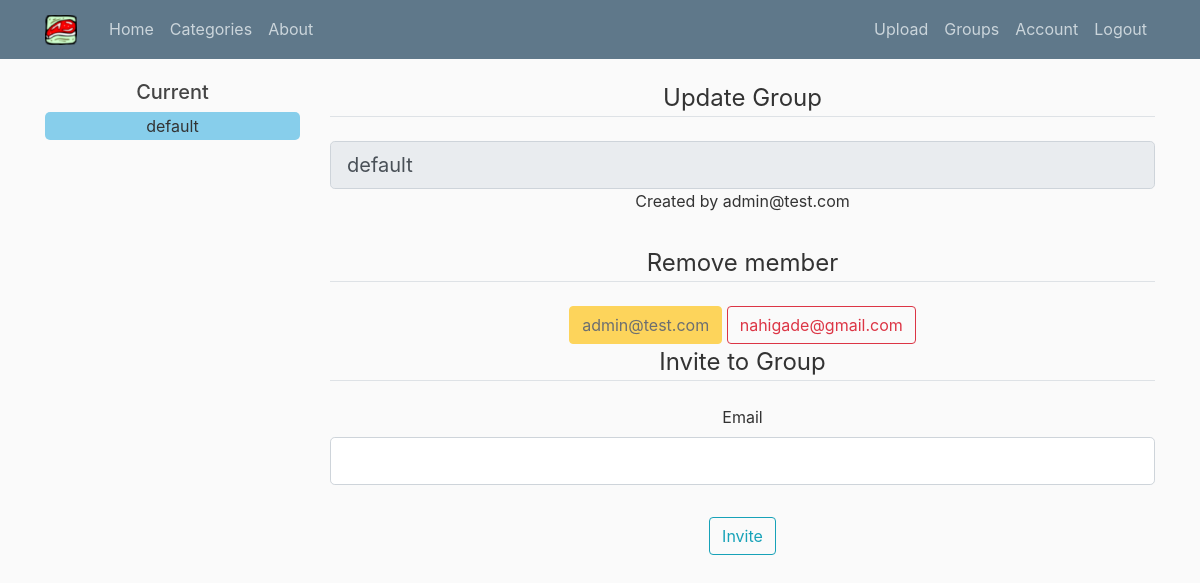
The app's page /groups/1 (signed in), older data.
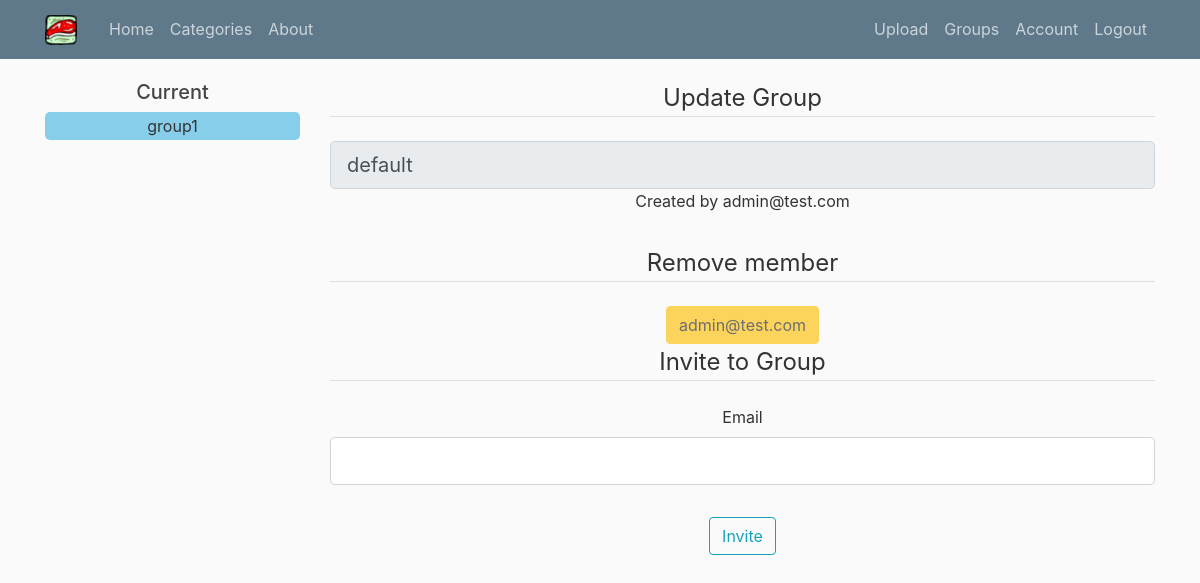
The same page, newer data.
### recipe_scheduler/models.py (models this page shows, shortened)
class Group(db.Model):
    __table_name__ = 'group'
    id = db.Column(db.Integer, primary_key=True)
    group_name = db.Column(db.String(50), unique=False)
    events = db.relationship('Event', backref='event_group', lazy=True)
    categories = db.relationship(
        'Category', backref='category_group', lazy=True)
    created_by = db.Column(db.Integer, db.ForeignKey('user.id'))
    def to_dict(self):
        return {
            'id': self.id,
            'group_name': self.group_name,
            'events': self.events,
            'categories': self.categories,
            'created_by': self.created_by
        }

class User(db.Model, UserMixin):
    __table_name__ = 'user'
    id = db.Column(db.Integer, primary_key=True)
    email = db.Column(db.String(120), unique=True, nullable=False)
    password = db.Column(db.String(60), nullable=False)
    user_groups = db.relationship('Group', secondary='user_groups',
                                  backref=db.backref('users', lazy='dynamic'))
    roles = db.relationship('Role', secondary='users_roles',
                                  backref=db.backref('users', lazy='dynamic'))
    current_group = db.Column(db.Integer)
    groups = db.relationship('Group', backref='groups', lazy=True)
    def to_dict(self):
        return {
            'id': self.id,
            'email': self.email,
            'user_groups': [Group.to_dict(c) for c in self.user_groups]
        }
    def get_current_group(self):
        return self.current_group

### recipe_scheduler/users/routes.py (the view, shortened to what this page needs)
@users.route('/groups/<int:group_id>', methods=['GET', 'POST'])
@login_required
def update_groups(group_id):
    select_group = current_user.get_current_group()
    user_list = current_user.user_groups
    group = Group.query.filter_by(id=group_id).first()
    form = GroupForm()
    invite_form = RequestInviteForm()
    form.group_name.data = group.group_name
    created_by = User.query.filter_by(id=group.created_by).first()
    members = [r.to_dict() for r in group.users.all()]
    return render_template('update_groups.html', title='Update Group',
                           form=form, group=group,
                           user_list=user_list, select_group=int(select_group),
                           invite_form=invite_form, created_by=created_by,
                           members=members)

### recipe_scheduler/users/forms.py (shortened to what this page needs)
class GroupForm(FlaskForm):
    group_name = StringField(
        'Group',
        validators=[DataRequired()]
    )
    submit = SubmitField('Update')

class RequestInviteForm(FlaskForm):
    email = StringField('Email', validators=[DataRequired(), Email()])
    submit = SubmitField('Invite')

### recipe_scheduler/models.py (called while the page is built)
@login_manager.user_loader
def loader_user(user_id):
    return User.query.get(int(user_id))

### recipe_scheduler/templates/update_groups.html (shortened to what this page needs)
{% extends "layout.html" %}
{% block content %}
<div class="content-section">
    <form method="POST" action="">
        <fieldset class="form-group">
            <legend class="border-bottom mb-4">{{ title }}</legend>
            <div class="form-group">
                {% if not form and form.group_name.errors %}
                {{ form.group_name(class="form-control form-control-lg is-invalid") }}
                <div class="invalid-feedback">
                    {% for error in form.group_name.errors %}
                    <span>{{ error }}</span>
                    {% endfor %}
                </div>
                {% else %}
                    {% if group.created_by == current_user.id and form.group_name.data != "default" %}
                        {{ form.group_name(class="form-control form-control-lg")  }}
                    {% else %}
                        {{ form.group_name(class="form-control form-control-lg", disabled=True)  }}
                        Created by {{ created_by.email }}
                    {% endif %}
                {% endif %}
            </div>
        </fieldset>
    </form>
    <legend class="border-bottom mb-4">Remove member</legend>
    {% for member in members %}
    {% if member.id != current_user.id %}
        <button type="button" class="btn btn-outline-danger" data-toggle="modal" data-target="#deletegroupModal-{{member.id}}">{{member.email}}</button>
    {% else %}
    <button type="button" class="btn btn-warning" data-toggle="modal" disabled>{{member.email}}</button>
    {% endif %}
    {% endfor %}
    {% if group.created_by == current_user.id%}
   <form method="POST" action="">
        <fieldset class="form-group">
            <legend class="border-bottom mb-4">Invite to Group</legend>
            <div class="form-group">
                {{ invite_form.email.label(class="form-control-label") }}
                {% if invite_form.email.errors %}
                {{ invite_form.email(class="form-control form-control-lg is-invalid") }}
                <div class="invalid-feedback">
                    {% for error in invite_form.email.errors %}
                    <span>{{ error }}</span>
                    {% endfor %}
                </div>
                {% else %}
                {{ invite_form.email(class="form-control form-control-lg") }}
                {% endif %}
            </div>
        </fieldset>
        <div class="form-group">
            {{ invite_form.submit(class="btn btn-outline-info") }}
        </div>
    </form>
    {% endif %}
</div>
{% endblock content %}

### recipe_scheduler/templates/sub_menu.html (shortened to what this page needs)
{% if current_user.is_authenticated %}
    {% if group_title %}
<form name="myForm" action="{{ url_for('main.home') }}" method="post" id="submit-form-group">
    <h5>{{group_title}}</h5>
    <div id="submenu-group" class="">
        {% for i in user_list%}
        <input type="radio"
               {% if i.id == select_group %}
               checked="checked"
               {% endif %}
               name="group_options" id="option-{{i.id}}" value="{{i.id}}" class="radiobutton" />
        <label for="option-{{i.id}}" class="radio-label">
        {% if i.created_by == current_user.id %}
            {{i.group_name}}
        {% else %}
            {{i.group_name}}(shared)
        {% endif %}
        </label>
        <br>
        {% endfor %}
    </div>
</form>
    {% else %}
    {% for i in user_list%}
    {% if i.id == select_group %}
    <div class="current-group">
        <h5>Current</h5>
        {% if i.created_by == current_user.id %}
            <div class="current-group-name">{{i.group_name}}</div>
        {% else %}
            <div class="current-group-name">{{i.group_name}}(Shared)</div>
        {% endif %}
    </div>
    {% endif %}
    {% endfor %}
    {% endif%}
{% endif %}

Row changes from the older to the newer data that the page shows:
no longer on one of the page's lists (row unchanged): Group: group_name "default"
no longer on this page (row edited): User: email "nahigade@gmail.com"
now on this page (row unchanged): Group: group_name "group1"
